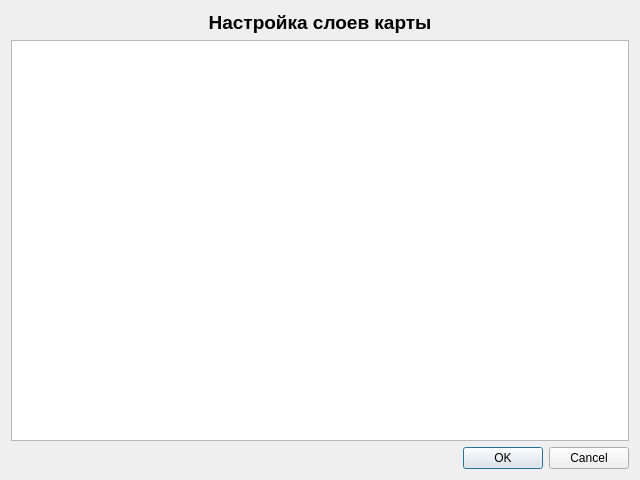
<?xml version="1.0" encoding="UTF-8"?>
<ui version="4.0">
 <class>LayersSettingsDialog</class>
 <widget class="QDialog" name="LayersSettingsDialog">
  <property name="geometry">
   <rect>
    <x>0</x>
    <y>0</y>
    <width>640</width>
    <height>480</height>
   </rect>
  </property>
  <property name="windowTitle">
   <string>Настройка слоев карты</string>
  </property>
  <layout class="QVBoxLayout" name="verticalLayout">
   <item>
    <widget class="QLabel" name="label">
     <property name="font">
      <font>
       <pointsize>14</pointsize>
       <weight>75</weight>
       <bold>true</bold>
      </font>
     </property>
     <property name="text">
      <string>Настройка слоев карты</string>
     </property>
     <property name="alignment">
      <set>Qt::AlignCenter</set>
     </property>
    </widget>
   </item>
   <item>
    <widget class="QListView" name="listView"/>
   </item>
   <item>
    <widget class="QDialogButtonBox" name="buttonBox">
     <property name="orientation">
      <enum>Qt::Horizontal</enum>
     </property>
     <property name="standardButtons">
      <set>QDialogButtonBox::Cancel|QDialogButtonBox::Ok</set>
     </property>
    </widget>
   </item>
  </layout>
 </widget>
 <resources/>
 <connections>
  <connection>
   <sender>buttonBox</sender>
   <signal>accepted()</signal>
   <receiver>LayersSettingsDialog</receiver>
   <slot>accept()</slot>
   <hints>
    <hint type="sourcelabel">
     <x>248</x>
     <y>254</y>
    </hint>
    <hint type="destinationlabel">
     <x>157</x>
     <y>274</y>
    </hint>
   </hints>
  </connection>
  <connection>
   <sender>buttonBox</sender>
   <signal>rejected()</signal>
   <receiver>LayersSettingsDialog</receiver>
   <slot>reject()</slot>
   <hints>
    <hint type="sourcelabel">
     <x>316</x>
     <y>260</y>
    </hint>
    <hint type="destinationlabel">
     <x>286</x>
     <y>274</y>
    </hint>
   </hints>
  </connection>
 </connections>
</ui>
